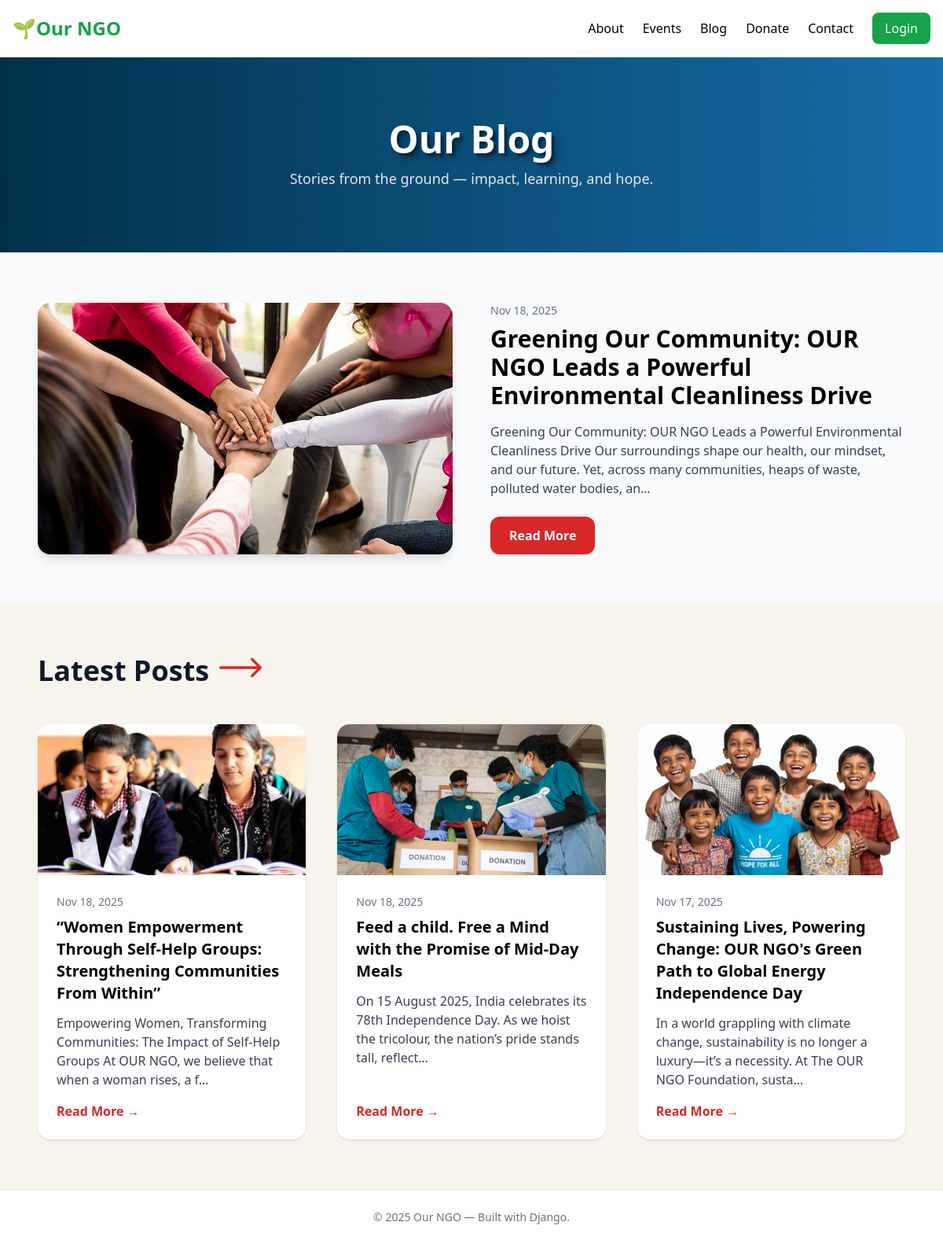
Screenshot of /blog/ with the database file from the repository.
### blog/models.py (models this page shows, shortened)
class Post(models.Model):
    DRAFT = "draft"
    PUBLISHED = "published"
    STATUS_CHOICES = [(DRAFT, "Draft"), (PUBLISHED, "Published")]
    title = models.CharField(max_length=200)
    slug = models.SlugField(unique=True)
    body = models.TextField()
    status = models.CharField(max_length=10, choices=STATUS_CHOICES, default=PUBLISHED)
    published_at = models.DateTimeField(auto_now_add=True)
    image = models.ImageField(upload_to='blog_images/', blank=True, null=True)
    class Meta:
        ordering = ["-published_at"]
    def get_absolute_url(self):
        return reverse("post_detail", args=[self.slug])

### blog/views.py (the view)
# urls.py: path("", post_list, name="post_list"),
def post_list(request):
    posts = Post.objects.filter(status="published")
    return render(request, "blog/post_list.html", {"posts": posts})

### ngo_site/templates/blog/post_list.html (shortened to what this page needs)
{% extends "base.html" %}
{% block content %}
<section class="w-full bg-gradient-to-r from-[#003049] to-[#176ca9] py-20 text-white text-center">
  <h1 class="text-5xl font-extrabold text-3d">Our Blog</h1>
  <p class="text-lg mt-3 max-w-2xl mx-auto text-gray-200">
    Stories from the ground — impact, learning, and hope.
  </p>
</section>
{% if posts %}
{% with posts.0 as featured %}
<section class="max-w-6xl mx-auto px-6 py-16">
  <div class="grid md:grid-cols-2 gap-12 items-center">
    <div class="rounded-2xl overflow-hidden shadow-lg">
      {% if featured.image %}
        <img src="{{ featured.image.url }}"
             class="w-full h-80 object-cover"
             alt="{{ featured.title }}">
      {% else %}
        <img src="/static/images/blog_placeholder.jpg"
             class="w-full h-80 object-cover"
             alt="Blog">
      {% endif %}
    </div>
    <div>
      <p class="text-sm text-gray-500">{{ featured.published_at|date:"M d, Y" }}</p>
      <h2 class="text-3xl font-bold mt-2">{{ featured.title }}</h2>
      <p class="mt-4 text-gray-700">
        {{ featured.body|truncatechars:220 }}
      </p>
      <a href="{{ featured.get_absolute_url }}"
         class="inline-block mt-6 px-6 py-3 bg-[#d62828] text-white font-semibold rounded-xl shadow
                hover:bg-[#b42020] hover:shadow-[0_0_20px_rgba(214,40,40,0.6)] transition">
        Read More
      </a>
    </div>
  </div>
</section>
{% endwith %}
{% endif %}
<section class="bg-[#f7f4ee] py-16">
  <div class="max-w-6xl mx-auto px-6">
    <div class="flex items-center gap-3 mb-12">
      <h2 class="text-4xl font-extrabold text-gray-900">Latest Posts</h2>
      <div class="arrow-container">
        <svg class="shooting-arrow w-16 h-8 text-[#d62828]" fill="none" stroke="currentColor" viewBox="0 0 48 24">
          <path stroke-linecap="round" stroke-linejoin="round" stroke-width="2.5" d="M2 12h38m0 0l-8-8m8 8l-8 8"></path>
        </svg>
      </div>
    </div>
    <div class="grid md:grid-cols-3 gap-10">
      {% for post in posts %}
      {% if not forloop.first %}
      <article class="bg-white rounded-2xl shadow hover:shadow-2xl transition-transform duration-300 hover:scale-[1.03] overflow-hidden flex flex-col">
        <div class="h-48 w-full overflow-hidden">
          {% if post.image %}
            <img src="{{ post.image.url }}" class="w-full h-full object-cover" alt="{{ post.title }}">
          {% else %}
            <img src="/static/images/blog_placeholder.jpg" class="w-full h-full object-cover" alt="Blog">
          {% endif %}
        </div>
        <div class="p-6 flex flex-col flex-grow">
          <p class="text-sm text-gray-500">{{ post.published_at|date:"M d, Y" }}</p>
          <h3 class="text-xl font-semibold mt-2">
            <a href="{{ post.get_absolute_url }}" class="hover:text-[#003049] transition">
              {{ post.title }}
            </a>
          </h3>
          <p class="mt-3 text-gray-700 flex-grow">
            {{ post.body|truncatechars:130 }}
          </p>
          <a href="{{ post.get_absolute_url }}"
             class="mt-4 inline-block text-[#d62828] font-semibold hover:underline">
            Read More →
          </a>
        </div>
      </article>
      {% endif %}
      {% empty %}
        <p>No blog posts yet.</p>
      {% endfor %}
    </div>
  </div>
</section>
{% endblock %}

### ngo_site/templates/base.html (shortened to what this page needs)
<!doctype html>
<html lang="en">
<head>
  <script src="https://cdn.tailwindcss.com"></script>
  <link rel="stylesheet" href="/static/css/styles.css">
</head>
<body class="min-h-screen bg-gray-50 flex flex-col">
  <header class="bg-white border-b shadow-sm sticky top-0 z-50">
    <div class="max-w-7xl mx-auto px-4 py-4 flex items-center justify-between">
      <a href="/" class="text-2xl font-bold text-green-600 flex items-center space-x-2">
        🌱 <span>Our NGO</span>
      </a>
      <nav class="flex items-center space-x-6">
        <a class="hover:text-green-600 transition" href="/about/">About</a>
        <a class="hover:text-green-600 transition" href="/events/">Events</a>
        <a class="hover:text-green-600 transition" href="/blog/">Blog</a>
        <a class="hover:text-green-600 transition" href="/donate/">Donate</a>
        <a class="hover:text-green-600 transition" href="/contact/">Contact</a>
        {% if user.is_authenticated %}
          <form method="post" action="{% url 'logout' %}" class="inline">
            {% csrf_token %}
            <button type="submit"
              class="bg-red-600 hover:bg-red-700 text-white px-4 py-2 rounded-lg transition">
              Logout
            </button>
          </form>
        {% else %}
          <a href="{% url 'login' %}"
            class="bg-green-600 hover:bg-green-700 text-white px-4 py-2 rounded-lg transition">
            Login
          </a>
        {% endif %}
      </nav>
    </div>
  </header>
  <main class="flex-1">
    {% block content %}{% endblock %}
  </main>
  <footer class="bg-white border-t">
    <div class="max-w-6xl mx-auto px-4 py-6 text-sm text-gray-500 text-center">
      © {% now "Y" %} Our NGO — Built with Django.
    </div>
  </footer>
</body>
</html>

### ngo_site/templates/blog/post_list.html (style rules this page uses)
.text-3d { text-shadow: 1px 1px 0 rgba(0,0,0,0.1), 2px 2px 0 rgba(0,0,0,0.1), 3px 3px 0 rgba(0,0,0,0.1), 4px 4px 0 rgba(0,0,0,0.1), 5px 5px 0 rgba(0,0,0,0.1), 6px 6px 10px rgba(0,0,0,0.3); }
.arrow-container { position: relative; width: 80px; height: 40px; overflow: hidden; }
.shooting-arrow { position: absolute; animation: shoot 3s ease-in infinite; }

### rows the page displays
Post: image (picture), published_at "Nov 18, 2025", title "Greening Our Community: OUR NGO Leads a Powerful Environmental Cleanliness Drive", body "Greening Our Community: OUR NGO Leads a Powerful Environmental Cleanliness Drive Our surroundings shape our health, our mindset, and our future. Yet, across many communities, heaps of waste, polluted water bodies, an…"
Post: image (picture), published_at "Nov 18, 2025", title "“Women Empowerment Through Self-Help Groups: Strengthening Communities From Within”", body "Empowering Women, Transforming Communities: The Impact of Self-Help Groups At OUR NGO, we believe that when a woman rises, a f…"
Post: image (picture), published_at "Nov 18, 2025", title "Feed a child. Free a Mind with the Promise of Mid-Day Meals", body "On 15 August 2025, India celebrates its 78th Independence Day. As we hoist the tricolour, the nation’s pride stands tall, reflect…"
Post: image (picture), published_at "Nov 17, 2025", title "Sustaining Lives, Powering Change: OUR NGO's Green Path to Global Energy Independence Day", body "In a world grappling with climate change, sustainability is no longer a luxury—it’s a necessity. At The OUR NGO Foundation, susta…"
